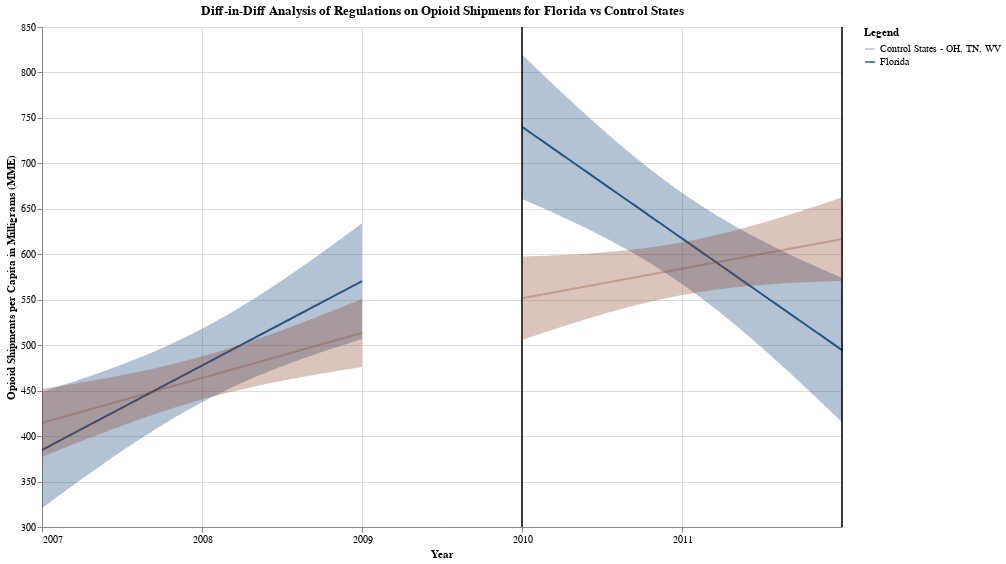

The notebook cell this image was saved under:
### Code cell
diff_in_diff_final = pre_FL_plot + post_FL_plot + pre_crtl_plot + post_crtl_plot
diff_in_diff_final.properties(title = "Diff-in-Diff Analysis of Regulations on Opioid Shipments for Florida vs Control States")
